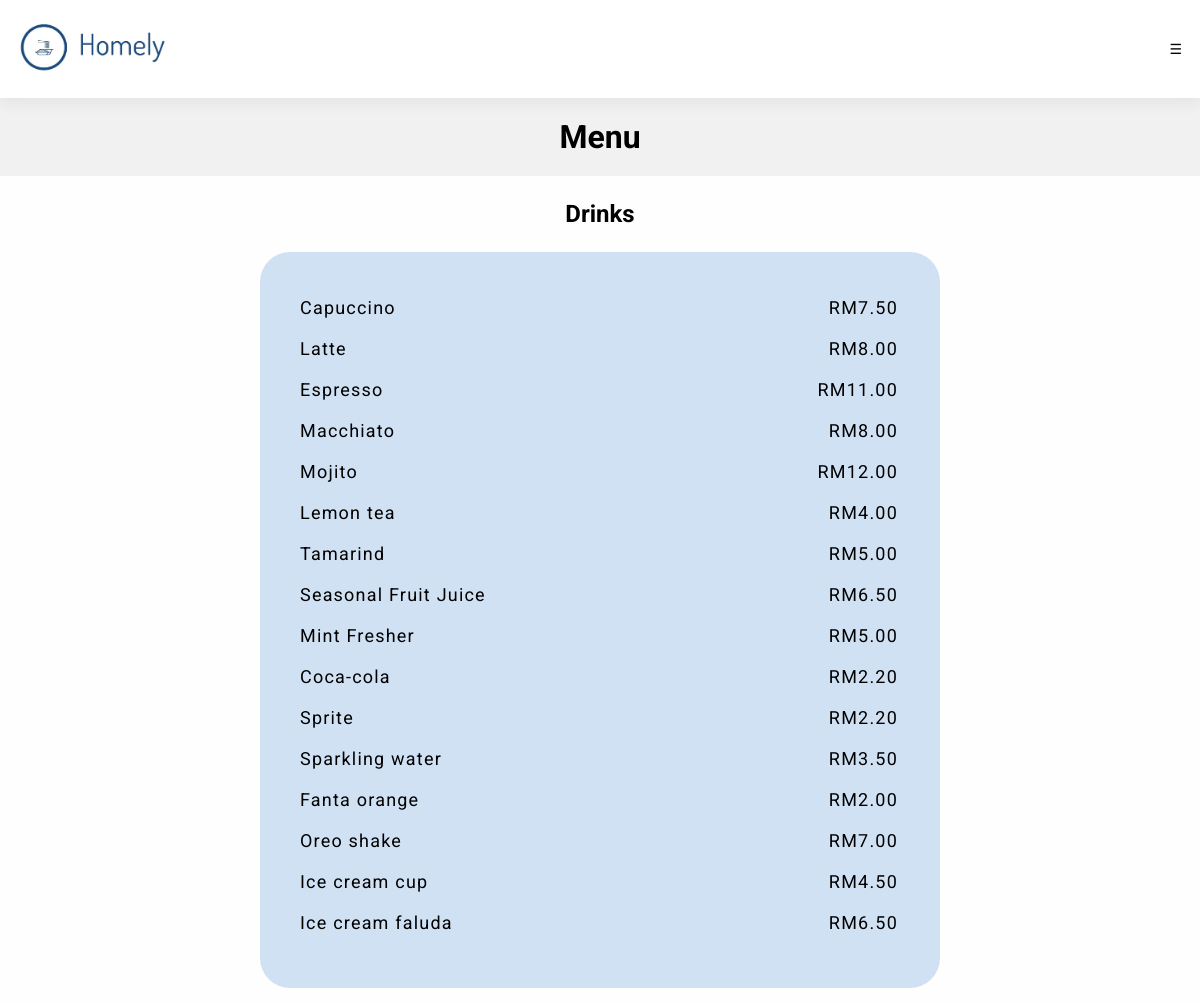
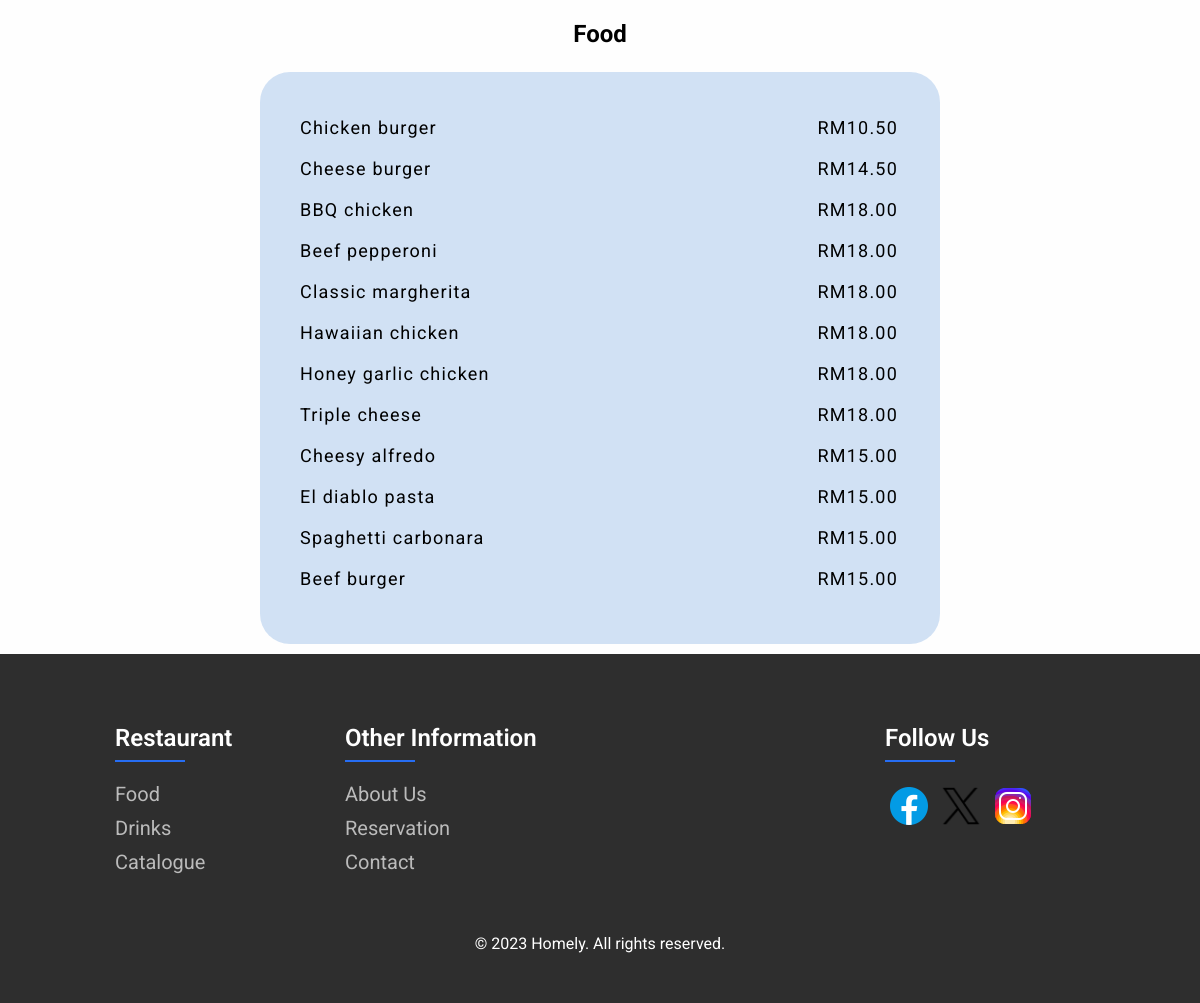
The app's page /menu/ with its own data (2 pictures, top to bottom).
### restaurant/models.py (models this page shows, shortened)
class FoodItem(models.Model):
    type = models.CharField(max_length=100)
    category = models.CharField(max_length=100)
    name = models.CharField(max_length=100)
    price = models.DecimalField(max_digits=6, decimal_places=2)
    description = models.TextField(blank=True)
    image = models.ImageField(upload_to='menu_items/')
    details_url = models.URLField(blank=True, null=True)

### restaurant/views.py (the view)
# urls.py: path('menu/', views.menu, name="menu"),
def menu(request):
    food_items = FoodItem.objects.all().order_by('category')
    food_items_grouped = {k: list(v) for k, v in groupby(food_items, key=attrgetter('category'))}
    return render(request, 'menu.html', {'food_items_grouped': food_items_grouped.items()})

### templates/menu.html
{% extends 'main.html' %} {% load static %} {% block content %}
<h1 class="menu-heading">Menu</h1>
<section class="menu-container">
  {% for category, items in food_items_grouped %}
  <section class="category-container">
    <a href="{% url category|lower %}" class="category-label">{{ category }}</a>
  </section>
  <section class="{{ category|lower }}-container">
    {% for item in items %}
    <article class="item">
      <p class="{{ category|lower }}">{{ item.name }}</p>
      <p class="price">RM{{ item.price }}</p>
    </article>
    {% endfor %}
  </section>
  {% endfor %}
</section>
{% endblock %}

### static/styles/main.css (style rules this page uses)
* { margin: 0; padding: 0; font-family: "Roboto", sans-serif; }
html { height: 100%; }
body { background-color: #fefefe; min-height: 100%; display: flex; flex-direction: column; }
a { text-decoration: none; color: inherit; }
.food-heading, .drinks-heading, .menu-heading { background-color: rgba(188, 188, 188, 0.197); padding: 20px; text-align: center; }
.food-container, .drinks-container, .dessert-container { background-color: rgba(178, 206, 238, 0.579); width: 80%; margin-left: auto; margin-right: auto; max-width: 600px; padding: 40px; }
a.category-label { color: black; text-align: center; text-decoration: none; font-weight: 700; font-size: 24px; }
.category-container { text-align: center; padding: 24px 10px; }
.item p { display: inline-block; margin: 5px 0; font-size: 18px; letter-spacing: 1.2px; padding-bottom: 10px; }
.food, .drinks, .dessert { text-align: left; width: 74%; }
.price { text-align: right; width: 25%; }
.food-container, .drinks-container, .dessert-container { margin-bottom: 10px; border-radius: 30px; }

### records on screen
FoodItem: food_items_grouped "Drinks", name "Capuccino", price "7.50"
FoodItem: name "Latte", price "8.00"
FoodItem: name "Espresso", price "11.00"
FoodItem: name "Macchiato", price "8.00"
FoodItem: name "Mojito", price "12.00"
FoodItem: name "Lemon tea", price "4.00"
FoodItem: name "Tamarind", price "5.00"
FoodItem: name "Seasonal Fruit Juice", price "6.50"
FoodItem: name "Mint Fresher", price "5.00"
FoodItem: name "Coca-cola", price "2.20"
FoodItem: name "Sprite", price "2.20"
FoodItem: name "Sparkling water", price "3.50"
FoodItem: name "Fanta orange", price "2.00"
FoodItem: name "Oreo shake", price "7.00"
FoodItem: name "Ice cream cup", price "4.50"
FoodItem: name "Ice cream faluda", price "6.50"
FoodItem: category "Food", name "Chicken burger", price "10.50"
FoodItem: name "Cheese burger", price "14.50"
FoodItem: name "BBQ chicken", price "18.00"
FoodItem: name "Beef pepperoni", price "18.00"
FoodItem: name "Classic margherita", price "18.00"
FoodItem: name "Hawaiian chicken", price "18.00"
FoodItem: name "Honey garlic chicken", price "18.00"
FoodItem: name "Triple cheese", price "18.00"
FoodItem: name "Cheesy alfredo", price "15.00"
FoodItem: name "El diablo pasta", price "15.00"
FoodItem: name "Spaghetti carbonara", price "15.00"
FoodItem: name "Beef burger", price "15.00"
